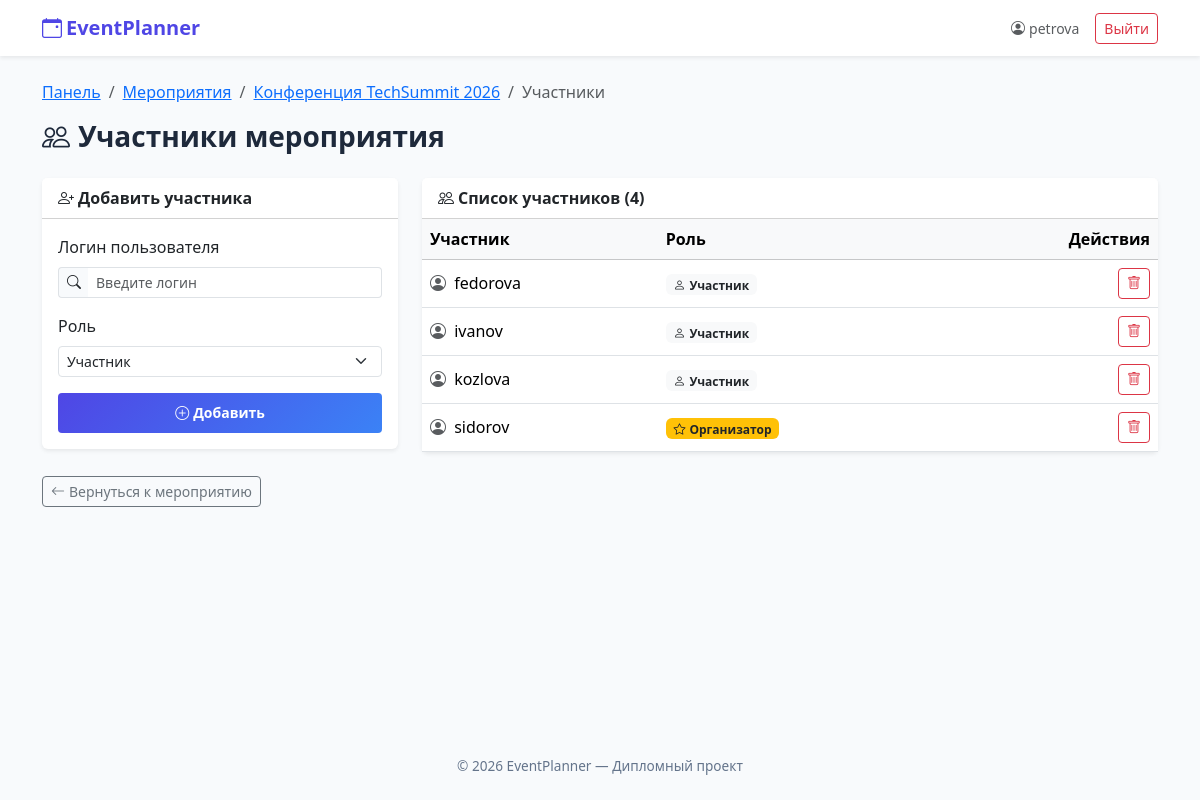
The app's page /pages/events/participants.php?event_id=2 (signed in) with its own data.
### tables this page shows
CREATE TABLE events (
            id             INTEGER PRIMARY KEY AUTOINCREMENT,
            creator_id     INTEGER,
            title          TEXT NOT NULL,
            description    TEXT,
            start_datetime TEXT,
            end_datetime   TEXT,
            location       TEXT,
            status         TEXT DEFAULT 'draft',
            created_at     DATETIME DEFAULT CURRENT_TIMESTAMP,
            FOREIGN KEY(creator_id) REFERENCES users(id)
        );

CREATE TABLE event_participants (
            event_id INTEGER,
            user_id  INTEGER,
            role     TEXT DEFAULT 'participant',
            PRIMARY KEY(event_id, user_id),
            FOREIGN KEY(event_id) REFERENCES events(id) ON DELETE CASCADE,
            FOREIGN KEY(user_id)  REFERENCES users(id)  ON DELETE CASCADE
        );

CREATE TABLE users (
            id            INTEGER PRIMARY KEY AUTOINCREMENT,
            username      TEXT UNIQUE NOT NULL,
            password_hash TEXT NOT NULL,
            email         TEXT,
            created_at    DATETIME DEFAULT CURRENT_TIMESTAMP
        );

### includes/functions.php (called while the page is built, shortened)
<?php
function escape(string $data): string
{
    return htmlspecialchars($data, ENT_QUOTES | ENT_SUBSTITUTE, 'UTF-8');
}

### includes/events.php (called while the page is built, shortened)
<?php
require_once __DIR__ . '/functions.php';
function getEvent(PDO $pdo, int $eventId)
{
    try {
        $stmt = $pdo->prepare(
            'SELECT e.*, u.username AS creator_name
             FROM events e
             LEFT JOIN users u ON e.creator_id = u.id
             WHERE e.id = :id'
        );
        $stmt->execute([':id' => $eventId]);
        return $stmt->fetch();
    } catch (PDOException $e) {
        error_log('Ошибка получения мероприятия: ' . $e->getMessage());
        return false;
    }
}

### pages/events/participants.php (the view, shortened to what this page needs)
<?php
require_once __DIR__ . '/../../includes/functions.php';
require_once __DIR__ . '/../../includes/events.php';
require_once __DIR__ . '/../../includes/db.php';
$userId   = (int) $_SESSION['user_id'];
$username = $_SESSION['username'] ?? 'Пользователь';
$eventId = isset($_GET['event_id']) ? (int) $_GET['event_id'] : 0;
$event = getEvent($pdo, $eventId);
try {
    $stmt = $pdo->prepare(
        'SELECT ep.*, u.username
         FROM event_participants ep
         INNER JOIN users u ON ep.user_id = u.id
         WHERE ep.event_id = :eid
         ORDER BY ep.role DESC, u.username ASC'
    );
    $stmt->execute([':eid' => $eventId]);
    $participants = $stmt->fetchAll();
} catch (PDOException $e) {
    error_log('Ошибка получения участников: ' . $e->getMessage());
    $participants = [];
}
?>
<!DOCTYPE html>
<html lang="ru">
<head>
    <link href="https://cdn.jsdelivr.net/npm/bootstrap@5.3.3/dist/css/bootstrap.min.css" rel="stylesheet">
    <link href="https://cdn.jsdelivr.net/npm/bootstrap-icons@1.11.3/font/bootstrap-icons.min.css" rel="stylesheet">
    <link href="../../assets/style.css" rel="stylesheet">
</head>
<body>
    <nav class="navbar navbar-expand-lg shadow-sm bg-white" aria-label="Навигация">
        <div class="container">
            <a class="navbar-brand fw-bold" href="../dashboard.php" style="color: var(--indigo);">
                <i class="bi bi-calendar-event me-1" aria-hidden="true"></i>EventPlanner
            </a>
            <div class="d-flex align-items-center gap-3">
                <span class="text-muted small"><i class="bi bi-person-circle me-1" aria-hidden="true"></i><?= escape($username) ?></span>
                <a href="../logout.php" class="btn btn-outline-danger btn-sm" role="button">Выйти</a>
            </div>
        </div>
    </nav>
    <div class="container py-4">
        <nav aria-label="Навигация">
            <ol class="breadcrumb">
                <li class="breadcrumb-item"><a href="../dashboard.php">Панель</a></li>
                <li class="breadcrumb-item"><a href="list.php">Мероприятия</a></li>
                <li class="breadcrumb-item"><a href="view.php?id=<?= $eventId ?>"><?= escape($event['title']) ?></a></li>
                <li class="breadcrumb-item active">Участники</li>
            </ol>
        </nav>
        <h3 class="fw-bold mb-4">
            <i class="bi bi-people me-2" aria-hidden="true"></i>Участники мероприятия
        </h3>
        <div class="row g-4">
            <div class="col-lg-4">
                <div class="card border-0 shadow-sm">
                    <div class="card-header bg-white fw-bold">
                        <i class="bi bi-person-plus me-1" aria-hidden="true"></i>Добавить участника
                    </div>
                    <div class="card-body">
                        <form method="post" action="participants.php?event_id=<?= $eventId ?>" novalidate>
                            <div class="mb-3">
                                <label for="target_username" class="form-label">Логин пользователя</label>
                                <div class="input-group input-group-sm">
                                    <span class="input-group-text"><i class="bi bi-search"></i></span>
                                    <input type="text" class="form-control" id="target_username" name="target_username"
                                           placeholder="Введите логин" required autocomplete="off">
                                </div>
                            </div>
                            <div class="mb-3">
                                <label for="role" class="form-label">Роль</label>
                                <select class="form-select form-select-sm" id="role" name="role">
                                    <option value="participant">Участник</option>
                                </select>
                            </div>
                            <button type="submit" class="btn btn-auth-primary btn-sm w-100">
                                <i class="bi bi-plus-circle me-1" aria-hidden="true"></i>Добавить
                            </button>
                        </form>
                    </div>
                </div>
            </div>
            <div class="col-lg-8">
                <div class="card border-0 shadow-sm">
                    <div class="card-header bg-white fw-bold">
                        <i class="bi bi-people me-1" aria-hidden="true"></i>Список участников (<?= count($participants) ?>)
                    </div>
                    <div class="table-responsive">
                        <table class="table table-hover align-middle mb-0">
                            <thead class="table-light">
                                <tr>
                                    <th>Участник</th>
                                    <th>Роль</th>
                                    <th class="text-end">Действия</th>
                                </tr>
                            </thead>
                            <tbody>
                                <?php foreach ($participants as $p): ?>
                                    <tr>
                                        <td>
                                            <i class="bi bi-person-circle me-1 text-muted" aria-hidden="true"></i>
                                            <?= escape($p['username']) ?>
                                        </td>
                                        <td>
                                            <?php if ($p['role'] === 'organizer'): ?>
                                                <span class="badge bg-warning text-dark">
                                                    <i class="bi bi-star me-1" aria-hidden="true"></i>Организатор
                                                </span>
                                            <?php else: ?>
                                                <span class="badge bg-light text-dark">
                                                    <i class="bi bi-person me-1" aria-hidden="true"></i>Участник
                                                </span>
                                            <?php endif; ?>
                                        </td>
                                        <td class="text-end">
                                            <?php if ((int) $p['user_id'] !== $userId && (int) $p['user_id'] !== (int) $event['creator_id']): ?>
                                                <form method="post" action="participants.php?event_id=<?= $eventId ?>" style="display:inline;"
                                                      onsubmit="return confirm('Удалить участника <?= escape($p['username']) ?>?');">
                                                    <button type="submit" class="btn btn-outline-danger btn-sm" title="Удалить">
                                                        <i class="bi bi-trash" aria-hidden="true"></i>
                                                    </button>
                                                </form>
                                            <?php endif; ?>
                                        </td>
                                    </tr>
                                <?php endforeach; ?>
                            </tbody>
                        </table>
                    </div>
                </div>
            </div>
        </div>
        <div class="mt-4">
            <a href="view.php?id=<?= $eventId ?>" class="btn btn-outline-secondary btn-sm">
                <i class="bi bi-arrow-left me-1" aria-hidden="true"></i>Вернуться к мероприятию
            </a>
        </div>
    </div>
    <footer class="auth-footer">
        <div class="container">&copy; 2026 EventPlanner — Дипломный проект</div>
    </footer>
</body>
</html>

### assets/style.css (style rules this page uses)
:root { --indigo: #4f46e5; --blue: #3b82f6; --white: #ffffff; --light-gray: #f8fafc; --text-dark: #1e293b; --text-muted: #64748b; --gradient: linear-gradient(135deg, var(--indigo), var(--blue)); }
body { font-family: system-ui, -apple-system, "Segoe UI", Roboto, "Helvetica Neue", Arial, sans-serif; background-color: var(--light-gray); color: var(--text-dark); min-height: 100vh; display: flex; flex-direction: column; }
.btn-auth-primary { background: var(--gradient); border: none; color: var(--white); font-weight: 600; padding: 0.6rem 1.5rem; transition: opacity 0.2s ease; }
.input-group-text { background-color: var(--light-gray); border-right: none; }
.input-group .form-control { border-left: none; }
.auth-footer { margin-top: auto; text-align: center; padding: 1.5rem 0; color: var(--text-muted); font-size: 0.85rem; }

### records on screen
events: title "Конференция TechSummit 2026"
event_participants: user.username "fedorova", role "participant" (drawn)
event_participants: user.username "ivanov", role "participant" (drawn)
event_participants: user.username "kozlova", role "participant" (drawn)
event_participants: user.username "sidorov", role "organizer" (drawn)

### other values on screen
$username "petrova"
count($participants) "4"
